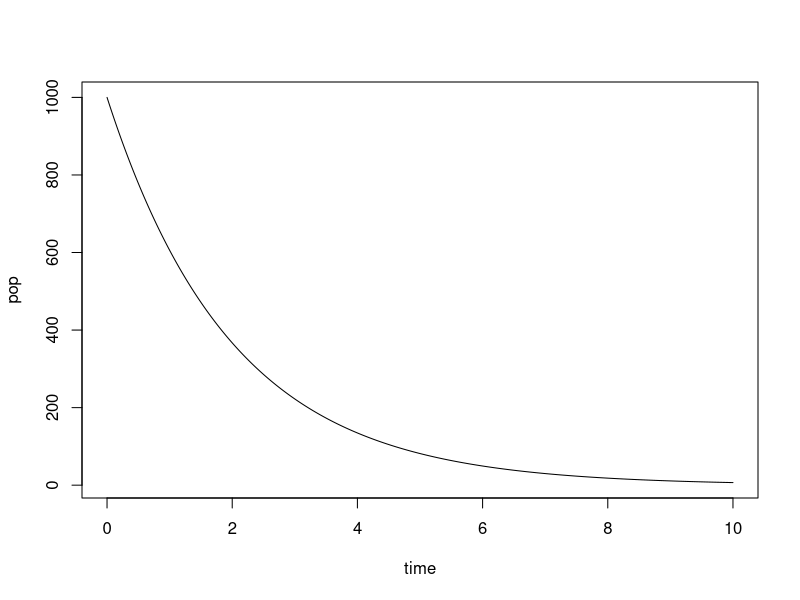
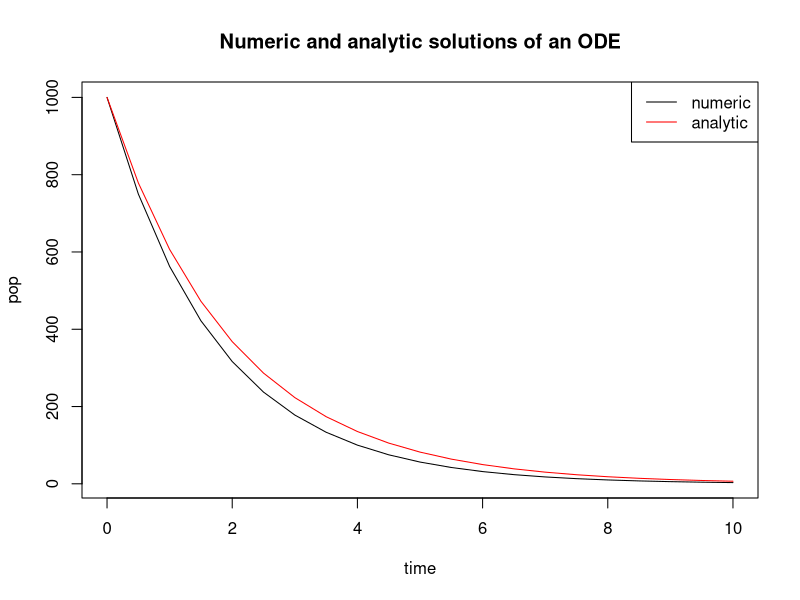
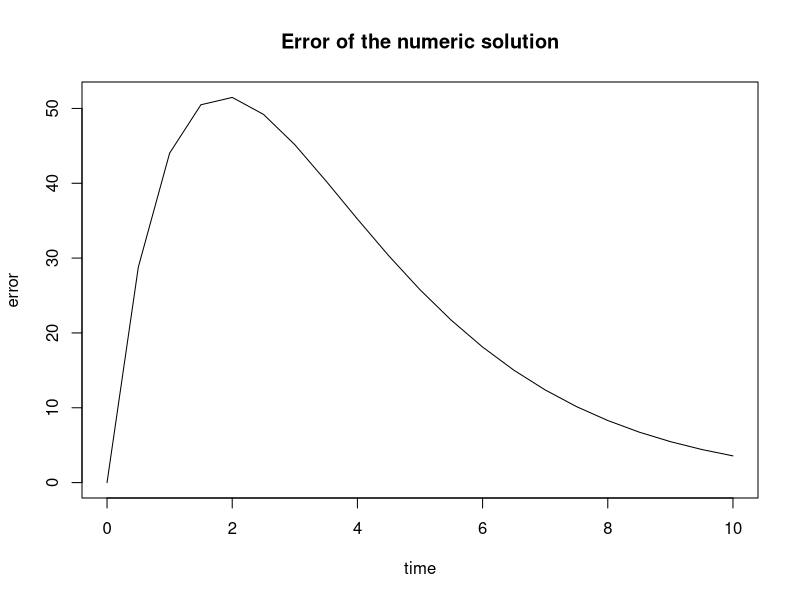

Recreate these plots in R, in order.
## ---- chunk 1
x0 <- 1000
dt <- 0.01 # set time step
Tmax <- 10 # set length of time
numstep <- Tmax/dt # assign number of time steps
pop <- rep(x0, numstep+1) # initialize solution with y0
for (i in 1:numstep) { # do the Euler!
	pop[i+1] <- pop[i]+dt*(-0.5*pop[i])
}
time <- seq(0,Tmax, dt)
plot(time, pop, type='l')
## ---- chunk 2
# YOUR CODE HERE
## ---- chunk 3
# YOUR CODE HERE
## ---- chunk 4
# YOUR CODE HERE
## ---- chunk 5
x0 <- 1000
dt <- 0.5 # set time step
Tmax <- 10 # set length of time
numstep <- Tmax/dt # assign number of time steps
pop <- rep(x0, numstep+1) # initialize solution with y0
for (i in 1:numstep) { # do the Euler!
	pop[i+1] <- pop[i]+dt*(-0.5*pop[i])
}
time <- seq(0,Tmax, dt)
plot(time, pop, type='l', main = "Numeric and analytic solutions of an ODE") # plot the numeric solution
exact <- x0*exp(-0.5*time) # calculate the exact solution
lines(time, exact, col = 'red') # plot the exact solution
legend('topright', col=c('black', 'red'), lty=1, legend = c('numeric', 'analytic'))
## ---- chunk 6
error <- abs(exact - pop)
plot(time, error, type = 'l', main='Error of the numeric solution')
## ---- chunk 7
# YOUR CODE HERE
## ---- chunk 8
# YOUR CODE HERE
